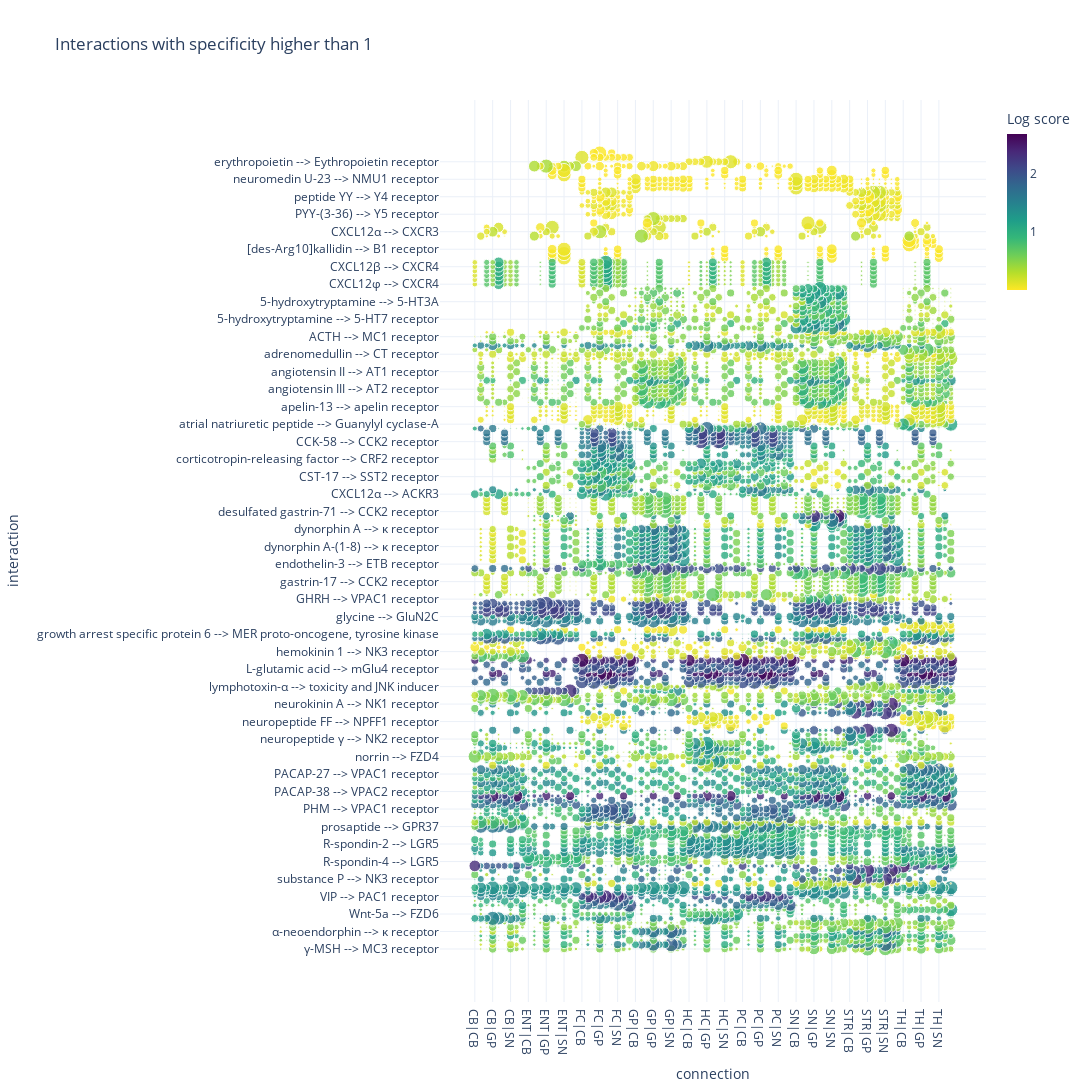

The code cell stored with this chart in its notebook:
### Markdown cell above
Any type of plot can be made depending opon what we are interested in. Here we can see all important interactions colored by the ligand type. We can hover over the interactions and get more information about the connection and interaction.

## Built in dotplot
If we want to find only the specific interactions in the graph and plot them. we can use the `cn.graph.dotplot()` function. This will plot all interactions where ont connection is specific, and have the connection as x axis and interaction on the y axis. Color is the log_score and size is the specificity.

### Code cell
cn.graph.dotplot(G_tissue)

### Figure 1 — Plotly figure (JSON) as saved in the notebook; plotly's stock layout.template omitted (floating-point values rounded to 4 significant figures; data arrays with more than 128 entries replaced by an {"elided": "..."} marker saying what was removed)
{"data": [{"customdata": {"elided": "11907x1 float values"}, "hovertemplate": "connection=%{x}<br>interaction=%{y}<br>log_specificity=%{marker.size}<br>specificity=%{customdata[0]}<br>log_score=%{marker.color}<extra></extra>", "legendgroup": "", "marker": {"color": {"elided": "11907 float values"}, "coloraxis": "coloraxis", "opacity": 0.8, "size": {"elided": "11907 float values"}, "sizemode": "area", "sizeref": 0.003223, "symbol": "circle"}, "mode": "markers", "name": "", "orientation": "v", "showlegend": false, "type": "scatter", "x": {"elided": "11907 str values"}, "xaxis": "x", "y": {"elided": "11907 str values"}, "yaxis": "y"}], "layout": {"coloraxis": {"colorbar": {"len": 200, "lenmode": "pixels", "thickness": 20, "thicknessmode": "pixels", "title": {"text": "Log score"}, "y": 1, "yanchor": "top"}, "colorscale": [[0, "#fde725"], [0.1111, "#b5de2b"], [0.2222, "#6ece58"], [0.3333, "#35b779"], [0.4444, "#1f9e89"], [0.5556, "#26828e"], [0.6667, "#31688e"], [0.7778, "#3e4989"], [0.8889, "#482878"], [1, "#440154"]]}, "height": 7320, "legend": {"itemsizing": "constant", "tracegroupgap": 0}, "title": {"text": "Interactions with specificity higher than 1"}, "width": 3240, "xaxis": {"anchor": "y", "categoryarray": ["CB|CB", "CB|ENT", "CB|FC", "CB|GP", "CB|HC", "CB|PC", "CB|SN", "CB|STR", "CB|TH", "ENT|CB", "ENT|ENT", "ENT|FC", "ENT|GP", "ENT|HC", "ENT|PC", "ENT|SN", "ENT|STR", "ENT|TH", "FC|CB", "FC|ENT", "FC|FC", "FC|GP", "FC|HC", "FC|PC", "FC|SN", "FC|STR", "FC|TH", "GP|CB", "GP|ENT", "GP|FC", "GP|GP", "GP|HC", "GP|PC", "GP|SN", "GP|STR", "GP|TH", "HC|CB", "HC|ENT", "HC|FC", "HC|GP", "HC|HC", "HC|PC", "HC|SN", "HC|STR", "HC|TH", "PC|CB", "PC|ENT", "PC|FC", "PC|GP", "PC|HC", "PC|PC", "PC|SN", "PC|STR", "PC|TH", "SN|CB", "SN|ENT", "SN|FC", "SN|GP", "SN|HC", "SN|PC", "SN|SN", "SN|STR", "SN|TH", "STR|CB", "STR|ENT", "STR|FC", "STR|GP", "STR|HC", "STR|PC", "STR|SN", "STR|STR", "STR|TH", "TH|CB", "TH|ENT", "TH|FC", "TH|GP", "TH|HC", "TH|PC", "TH|SN", "TH|STR", "TH|TH"], "categoryorder": "array", "domain": [0, 1], "title": {"text": "connection"}}, "yaxis": {"anchor": "x", "domain": [0, 1], "title": {"text": "interaction"}}}}
